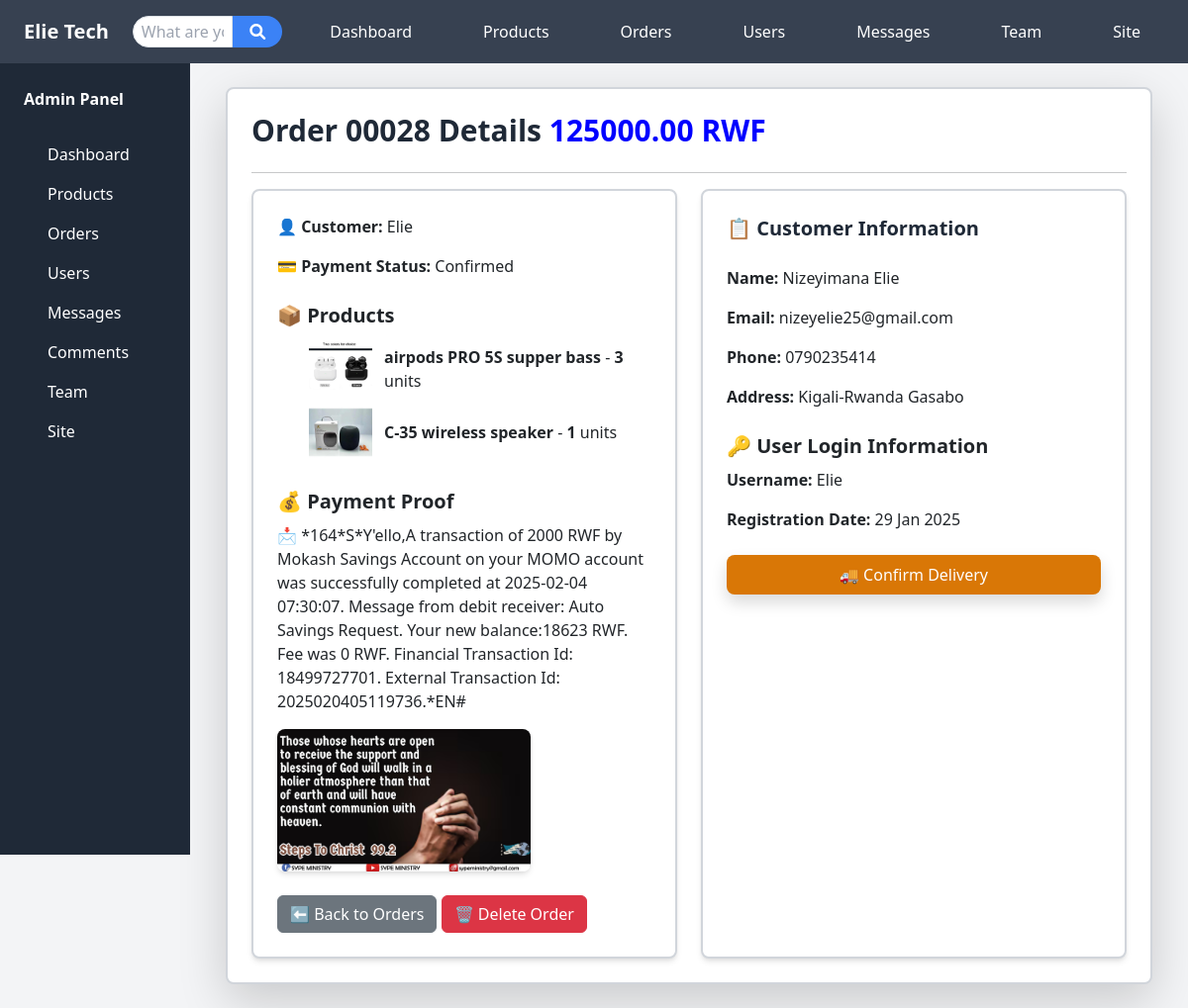
/admin_order/28/, run on an earlier commit of the app's database.
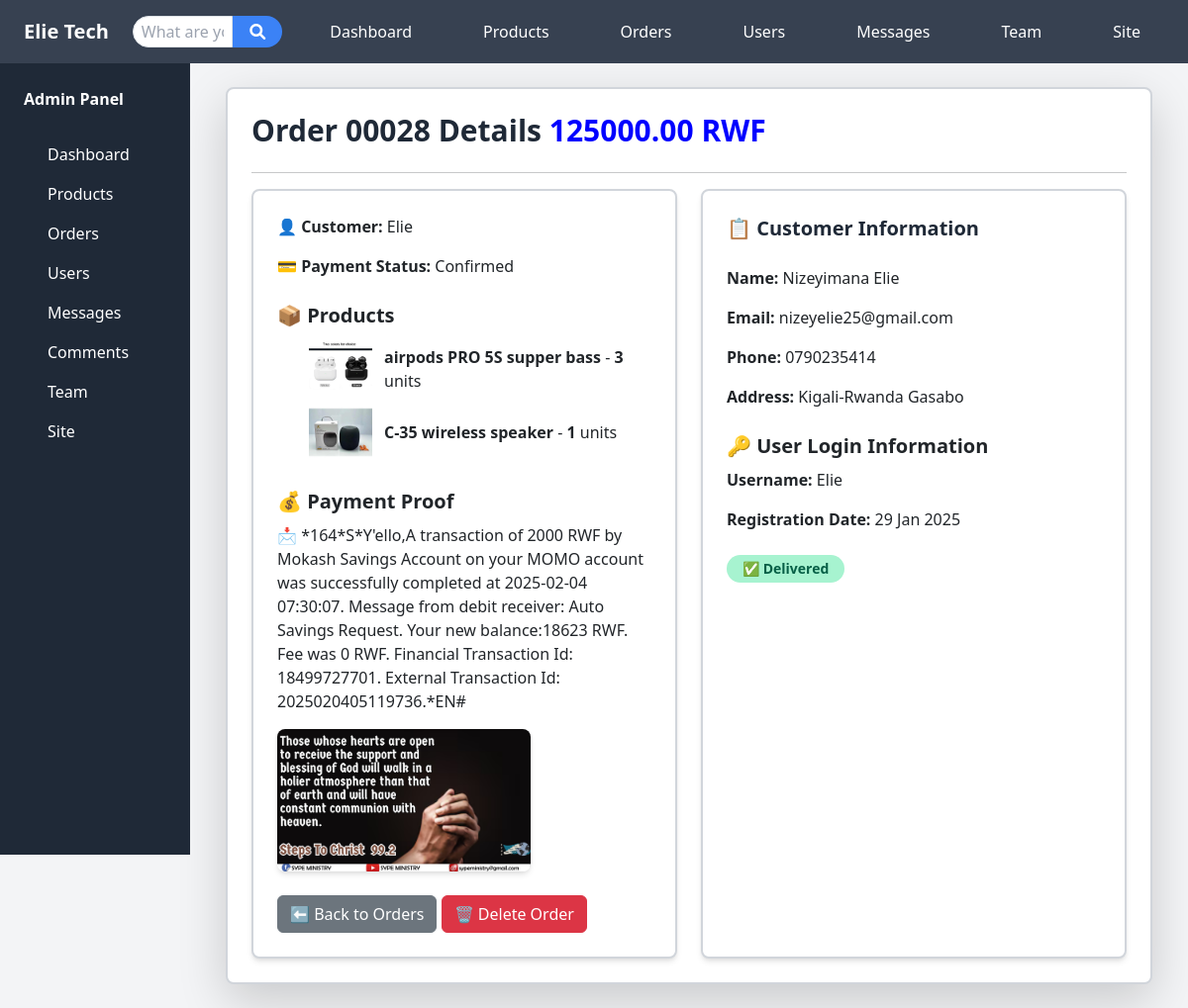
And on a later commit of the database.
### store/views.py (the view)
# urls.py: path('admin_order/<int:order_id>/', views.admin_order_detail, name='admin_order_detail'),
def admin_order_detail(request, order_id):
    order = get_object_or_404(Order, id=order_id)
    return render(request, 'admin/order_detail.html', {'order': order})

### store/context_processors.py (called while the page is built)
def unread_message_count(request):
    unread_count = 0
    if request.user.is_authenticated:
        unread_count = Message.objects.filter(
            recipient=request.user,  # <-- Fix here
            is_read=False
        ).count()
    return {'unread_message_count': unread_count}

### templates/admin/order_detail.html (shortened to what the changed rows need)
{% extends 'admin/base.html' %}
{% block content %}
<div class="bg-white rounded-lg shadow-lg p-6 border-2 border-gray-300">
    <h2 class="text-3xl font-bold mb-6 text-gray-800">Order 000{{ order.id }} Details   <strong style=" color:blue" >{{ order.total_price }} RWF</strong></h2>
    <div class="grid grid-cols-1 lg:grid-cols-2 gap-6">
        <div class="bg-white border-2 border-gray-300 p-6 rounded-lg shadow-md">
            {% if order.payment_status == 'Confirmed' %}
                {% if order.delivery_status != 'Delivered' %}
                    <div class="mt-4">
                        <form method="post" action="{% url 'confirm_delivery' order.id %}">
                            <button type="submit"
                                    class="bg-yellow-600 text-white px-4 py-2 rounded-lg shadow hover:bg-yellow-700 transition duration-300 w-full md:w-full">
                                🚚 Confirm Delivery
                            </button>
                        </form>
                    </div>
                {% else %}
                    <div class="mt-4">
                        <span class="px-3 py-1 inline-flex text-sm font-semibold rounded-full bg-green-200 text-green-800">
                            ✅ Delivered
                        </span>
                    </div>
                {% endif %}
            {% endif %}
        </div>
    </div>
</div>
{% endblock %}

What changed in the data, as far as the page shows it:
changed Order "Confirmed": delivery_status "Pending" → "Delivered" (drawn)
Also different on the page:
text no longer shown: "🚚 Confirm Delivery"
text now shown: "✅ Delivered"
